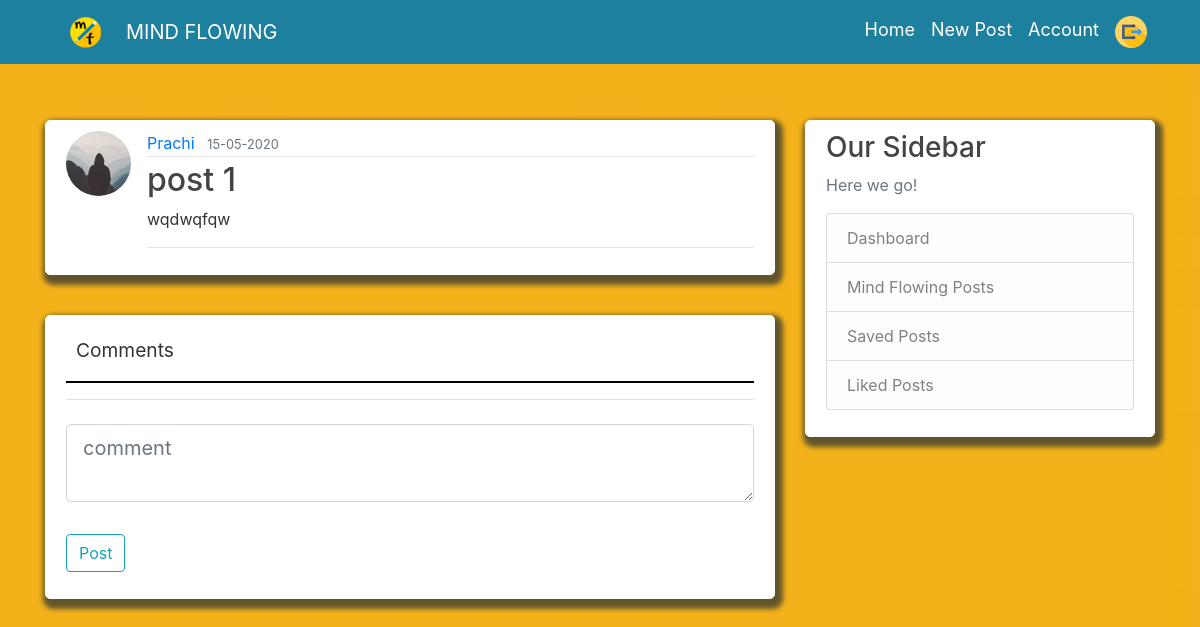
/post/1/comment (signed in), run on an earlier commit of the app's database.
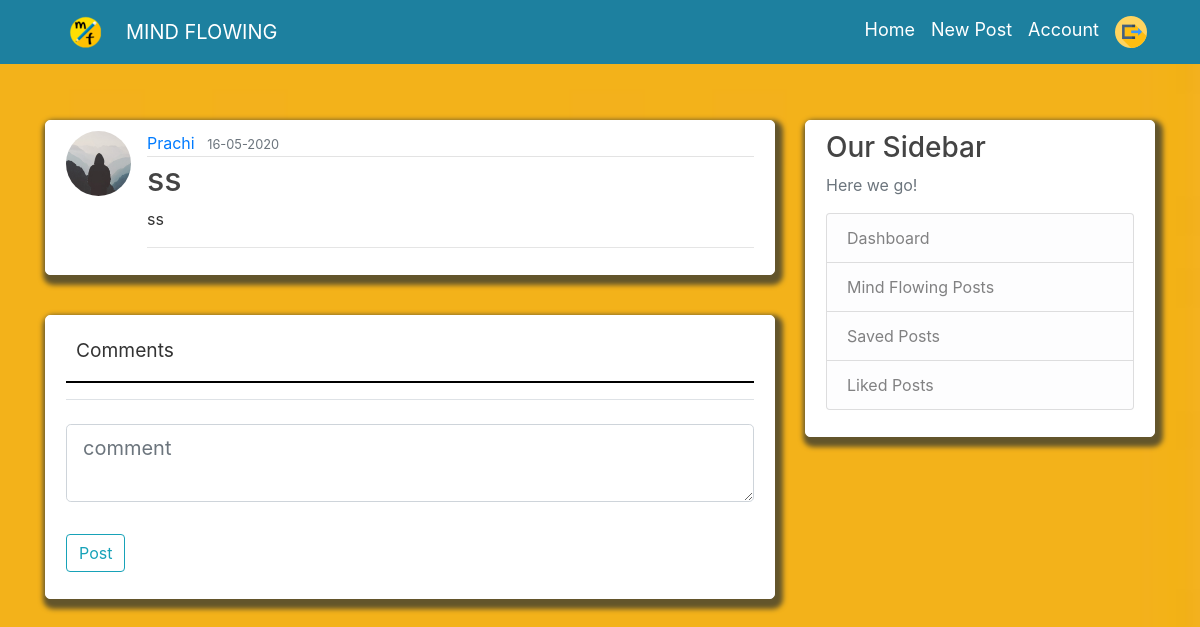
And on a later commit of the database.
### flaskblog/models.py (models this page shows, shortened)
class Post(db.Model,UserMixin):
    __searchable__ = ['title', 'content']
    id = db.Column(db.Integer, primary_key=True)
    title = db.Column(db.String(100), nullable=False)
    date_posted = db.Column(db.DateTime, nullable=False, default=datetime.utcnow)
    content = db.Column(db.Text, nullable=False)
    user_id = db.Column(db.Integer, db.ForeignKey('user.id'), nullable=False)
    likes = db.relationship('PostLike', backref='post', lazy='dynamic')
    unlikes = db.relationship('PostUnLike', backref='post', lazy='dynamic')
    comments = db.relationship('PostComment',backref='post',lazy='dynamic')
    saves = db.relationship('PostSave', backref='post', lazy='dynamic')
    image = db.Column(db.String(100))

### flaskblog/routes.py (the view)
@app.route("/post/<int:post_id>/comment", methods=['GET', 'POST'])
@login_required
def post_comment(post_id):
    post = Post.query.get_or_404(post_id)
    form = PostCommentForm()
    if form.validate_on_submit():
        comment = PostComment(user_id=current_user.id,user_name=current_user.username,post_id=post.id,content=form.content.data)
        db.session.add(comment)
        db.session.commit()
        flash('Your comment has been posted!', 'success')
        return redirect(url_for('post_comment',post_id=post_id))
    return render_template('comment.html',
                           form=form,post=post)

### flaskblog/forms.py
class PostCommentForm(FlaskForm):
    content = TextAreaField( validators=[DataRequired()])
    submit = SubmitField('Post')

### flaskblog/models.py (called while the page is built)
@login_manager.user_loader
def load_user(user_id):
    return User.query.get(int(user_id))

### flaskblog/templates/comment.html (shortened to what this page needs)
{% extends "layout.html" %}
{% block content %}
<article class="media content-section">
    <img class="rounded-circle article-img"
        src="{{ url_for('static', filename='profile_pics/' + post.author.image_file) }}">
    <div class="media-body">
        <div class="article-metadata">
            <a class="mr-2"
                href="{{ url_for('user_posts', username=post.author.username) }}">{{ post.author.username }}</a>
            <small class="text-muted">{{ post.date_posted.strftime('%d-%m-%Y') }}</small>
        </div>
        <h2 class="article-title">{{ post.title }}</h2>
        <p class="article-content">{{ post.content }}</p>
        <hr>
    </div>
</article>
<div class="content-section">
    <div style="font-size: larger; margin: 10px;">Comments</div>
    <hr class="allhr">
    <form method="POST" action="">
        <fieldset class="form-group">
            <legend class="border-bottom mb-4">{{ legend }}</legend>
            <div class="form-group">
                {{ form.content(class="form-control form-control-lg", placeholder="comment") }}
            </div>
        </fieldset>
        <div class="form-group">
            {{ form.submit(class="btn btn-outline-info") }}
        </div>
    </form>
</div>
{% endblock content %}

What changed in the data, as far as the page shows it:
changed Post: date_posted "15-05-2020" → "16-05-2020"; title "post 1" → "ss"; content "wqdwqfqw" → "ss"
